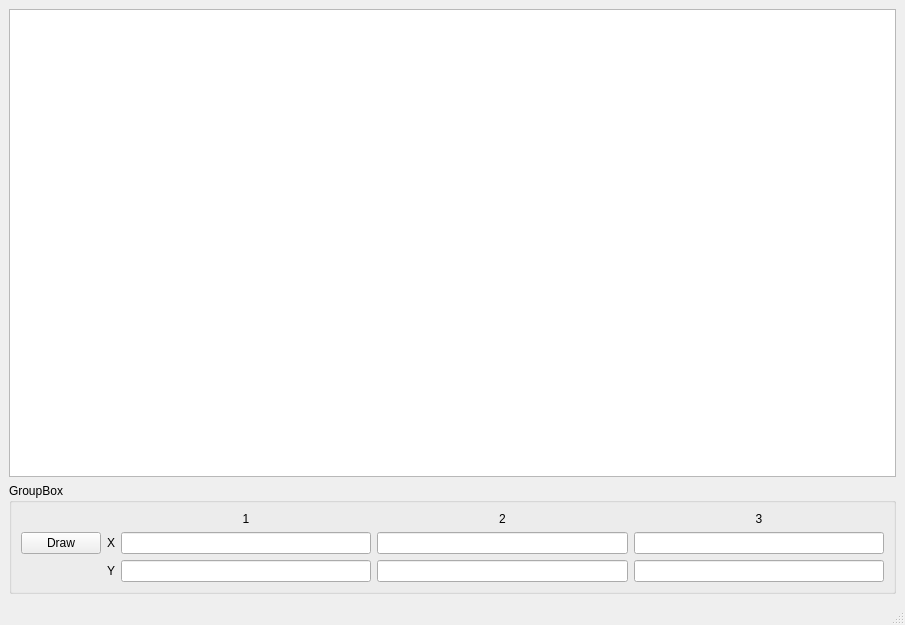
<?xml version="1.0" encoding="UTF-8"?>
<ui version="4.0">
 <class>MainWindow</class>
 <widget class="QMainWindow" name="MainWindow">
  <property name="geometry">
   <rect>
    <x>0</x>
    <y>0</y>
    <width>905</width>
    <height>625</height>
   </rect>
  </property>
  <property name="windowTitle">
   <string>MainWindow</string>
  </property>
  <widget class="QWidget" name="centralwidget">
   <layout class="QGridLayout" name="gridLayout_2">
    <item row="0" column="0">
     <widget class="QGraphicsView" name="graphicsView"/>
    </item>
    <item row="1" column="0">
     <widget class="QGroupBox" name="groupBox">
      <property name="title">
       <string>GroupBox</string>
      </property>
      <layout class="QGridLayout" name="gridLayout">
       <item row="1" column="4">
        <widget class="QLineEdit" name="x3"/>
       </item>
       <item row="0" column="2">
        <widget class="QLabel" name="label_3">
         <property name="layoutDirection">
          <enum>Qt::LeftToRight</enum>
         </property>
         <property name="text">
          <string>1</string>
         </property>
         <property name="alignment">
          <set>Qt::AlignCenter</set>
         </property>
        </widget>
       </item>
       <item row="1" column="2">
        <widget class="QLineEdit" name="x1"/>
       </item>
       <item row="2" column="4">
        <widget class="QLineEdit" name="y3"/>
       </item>
       <item row="1" column="1">
        <widget class="QLabel" name="label">
         <property name="text">
          <string>X</string>
         </property>
        </widget>
       </item>
       <item row="0" column="3">
        <widget class="QLabel" name="label_4">
         <property name="text">
          <string>2</string>
         </property>
         <property name="alignment">
          <set>Qt::AlignCenter</set>
         </property>
        </widget>
       </item>
       <item row="2" column="3">
        <widget class="QLineEdit" name="y2"/>
       </item>
       <item row="0" column="4">
        <widget class="QLabel" name="label_5">
         <property name="text">
          <string>3</string>
         </property>
         <property name="alignment">
          <set>Qt::AlignCenter</set>
         </property>
        </widget>
       </item>
       <item row="2" column="2">
        <widget class="QLineEdit" name="y1"/>
       </item>
       <item row="1" column="3">
        <widget class="QLineEdit" name="x2"/>
       </item>
       <item row="2" column="1">
        <widget class="QLabel" name="label_2">
         <property name="text">
          <string>Y</string>
         </property>
        </widget>
       </item>
       <item row="1" column="0">
        <widget class="QPushButton" name="pushButton_Draw">
         <property name="text">
          <string>Draw</string>
         </property>
        </widget>
       </item>
      </layout>
     </widget>
    </item>
   </layout>
  </widget>
  <widget class="QMenuBar" name="menubar">
   <property name="geometry">
    <rect>
     <x>0</x>
     <y>0</y>
     <width>905</width>
     <height>25</height>
    </rect>
   </property>
  </widget>
  <widget class="QStatusBar" name="statusbar"/>
 </widget>
 <resources/>
 <connections/>
</ui>
